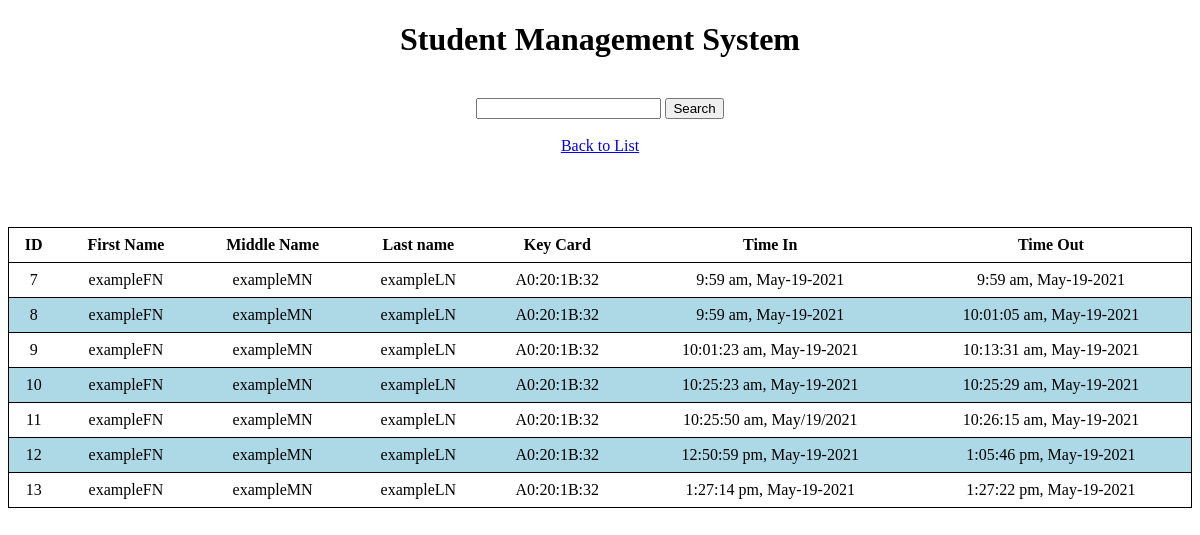
The app's page /Web/school_management/resultindex.php with its own data.
### tables this page shows
CREATE TABLE `student_list` (
  `userId` int(11) NOT NULL,
  `firstName` varchar(50) NOT NULL,
  `middleName` varchar(50) NOT NULL,
  `lastName` varchar(50) NOT NULL,
  `keyCard` varchar(33) NOT NULL,
  `timeIn` varchar(50) NOT NULL,
  `timeOut` varchar(50) NOT NULL
);

### Web/school_management/resultindex.php (the view, shortened to what this page needs)
<?php
    $con = connection();
    $search = $_GET['searchindex'];
    $sql = "SELECT * FROM student_list where firstName LIKE '%$search%' || middleName like '%$search%' || lastName like '%$search%' ORDER BY userId ASC";
    $students = $con->query($sql) or die($connection->error);
    $row = $students->fetch_assoc();
?>
<!DOCTYPE html>
<html lang="en">
    <head>
        <link rel = "stylesheet" href = "css/style.css">
    </head>
    <body>
        <center>
            <h1>
                Student Management System
            </h1>
            <br>
                <form action = "resultindex.php" method = "get">
                    <input type = "text" name = "searchindex" id = "searchindex">
                    <button type = "submit">
                        Search
                    </button>
                </form>
            <br>
            <a href="index.php">
                Back to List
            </a>
            <br>
            <br>
            <br>
            <br>
            <br>
            <thead>
                <table>
                    <tr>
                        <th>
                            ID
                        </th>
                        <th>
                            First Name
                        </th>
                        <th>
                            Middle Name
                        </th>
                        <th>
                            Last name
                        </th>
                        <th>
                            Key Card
                        </th>
                        <th>
                            Time In
                        </th>
                        <th>
                            Time Out
                        </th>
                    </tr>
                <tbody>
                    <?php do{?>
                    <tr>
                        <td>
                            <?php echo $row['userId'];?>
                        </td>
                        <td>
                            <?php echo $row['firstName'];?>
                        </td>
                        <td>
                            <?php echo $row['middleName'];?>
                        </td>
                        <td>
                            <?php echo $row['lastName'];?>
                        </td>
                        <td>
                            <?php echo $row['keyCard'];?>
                        </td>
                        <td>
                            <?php echo $row['timeIn'];?>
                        </td>
                        <td>
                            <?php echo $row['timeOut'];?>
                        </td>
                    </tr>
                    <?php }while($row = $students->fetch_assoc()); ?>
                </tbody>
                </table>
            </thead>
        </center>
    </body>
</html>

### Web/school_management/css/style.css (style rules this page uses)
table { border: 1px solid black; border-collapse:collapse; width: 100%; }
th,td { text-align: center; padding: 8px; border-bottom: 1px solid black; }
tr:nth-child(even) { background-color: lightblue; }

### records on screen
student_list: userId "7", firstName "exampleFN", middleName "exampleMN", lastName "exampleLN", keyCard "A0:20:1B:32", timeIn "9:59 am, May-19-2021", timeOut "9:59 am, May-19-2021"
student_list: userId "8", firstName "exampleFN", middleName "exampleMN", lastName "exampleLN", keyCard "A0:20:1B:32", timeIn "9:59 am, May-19-2021", timeOut "10:01:05 am, May-19-2021"
student_list: userId "9", firstName "exampleFN", middleName "exampleMN", lastName "exampleLN", keyCard "A0:20:1B:32", timeIn "10:01:23 am, May-19-2021", timeOut "10:13:31 am, May-19-2021"
student_list: userId "10", firstName "exampleFN", middleName "exampleMN", lastName "exampleLN", keyCard "A0:20:1B:32", timeIn "10:25:23 am, May-19-2021", timeOut "10:25:29 am, May-19-2021"
student_list: userId "11", firstName "exampleFN", middleName "exampleMN", lastName "exampleLN", keyCard "A0:20:1B:32", timeIn "10:25:50 am, May/19/2021", timeOut "10:26:15 am, May-19-2021"
student_list: userId "12", firstName "exampleFN", middleName "exampleMN", lastName "exampleLN", keyCard "A0:20:1B:32", timeIn "12:50:59 pm, May-19-2021", timeOut "1:05:46 pm, May-19-2021"
student_list: userId "13", firstName "exampleFN", middleName "exampleMN", lastName "exampleLN", keyCard "A0:20:1B:32", timeIn "1:27:14 pm, May-19-2021", timeOut "1:27:22 pm, May-19-2021"
